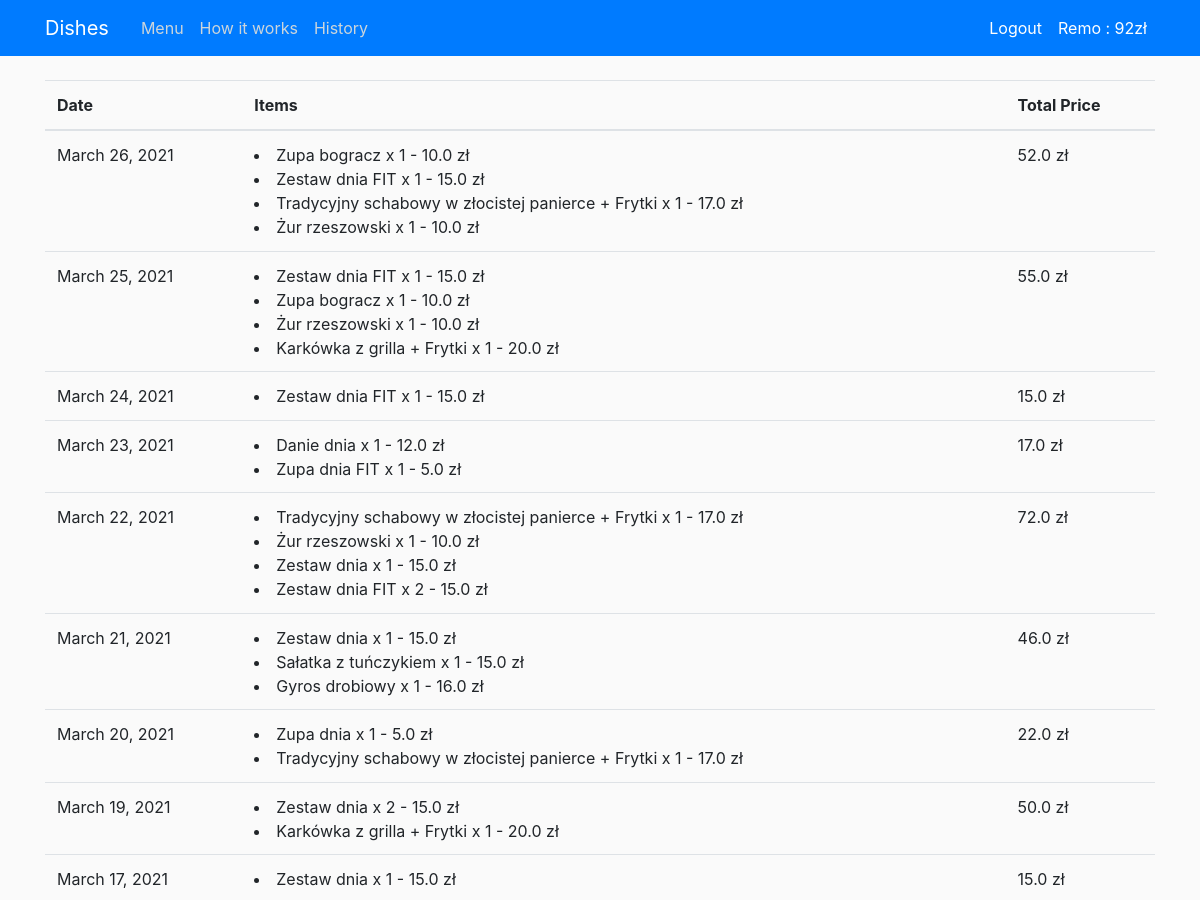
Page /history/ (signed in, upper part) on the earlier database version.
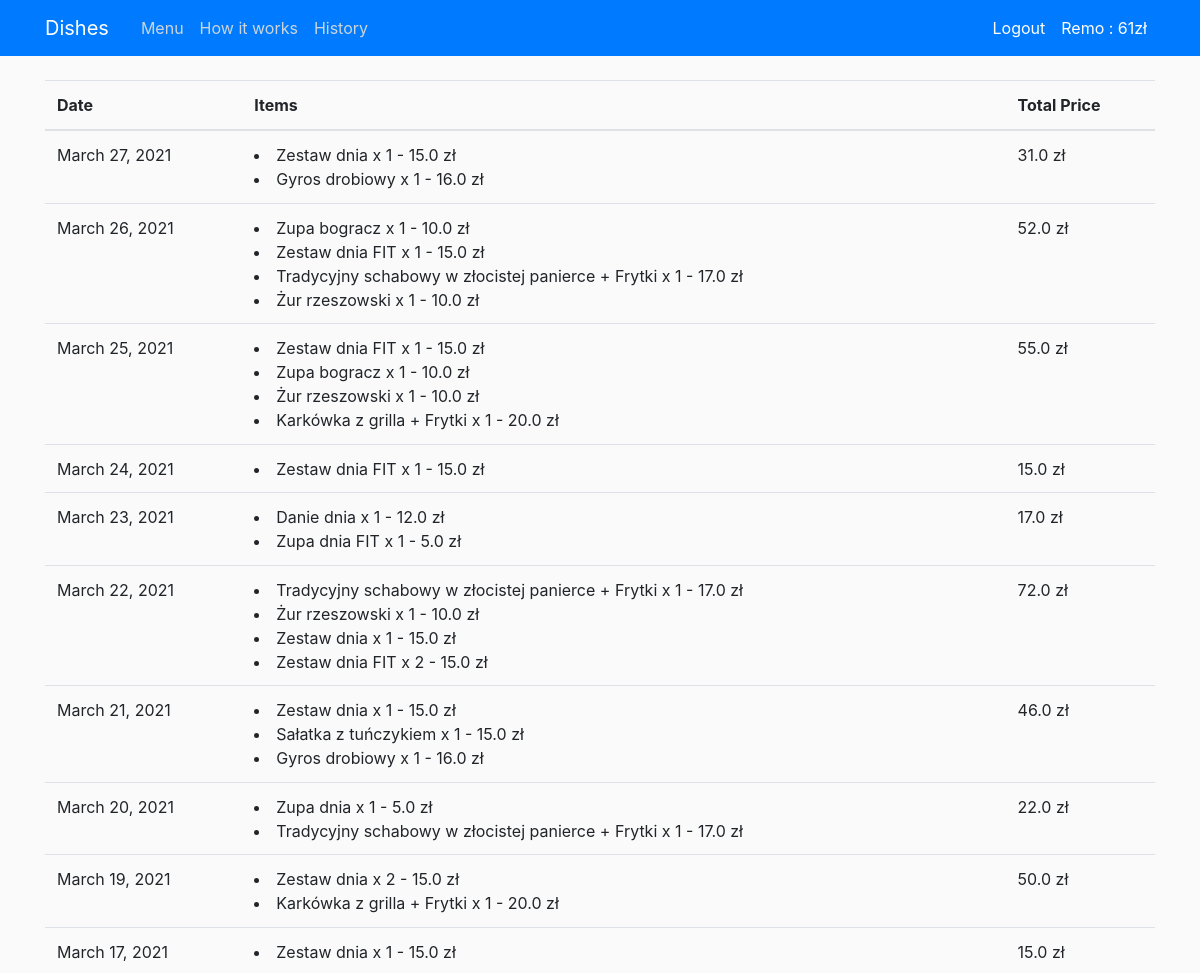
Same page on the later database version.
### users/models.py (models this page shows, shortened)
class Profile(models.Model):
    user = models.OneToOneField(User, on_delete=models.CASCADE)
    money = models.FloatField(default=0)

### shop/views.py (the view)
# urls.py: path('history/',show_history, name='shop-history')
@login_required
def show_history(request):
    dates = Orders.objects.filter(user=request.user).dates('order_date','day')
    orders = Orders.objects.filter(user=request.user)
    history = []
    for d in reversed(dates):
        items = []
        total = 0
        for o in orders:
            if o.order_date.date() == d:
                items.append(f'{o.composition} x {o.quantity} - {o.composition.dish.price + o.composition.addon.price} zł')
                total += (o.composition.dish.price + o.composition.addon.price) * o.quantity
        history.append({'date': d, 'items': items, 'price': total})
    context = {
        'summary': True,
        'money': Profile.objects.get(user=request.user).money,
        'history': history
    }
    return render(request,'shop/history.html',context)

### shop/models.py (called while the page is built)
    def __str__(self):
        return f'{self.name}'

    def __str__(self):
        return f'{self.name}'

    def __str__(self):
        if self.addon.name == 'empty':
            return f'{self.dish}'
        elif self.addon.addon_type == 'pizza':
            return f'{self.dish} - {self.addon}'
        else:
            return f'{self.dish} + {self.addon}'

### shop/templates/shop/history.html
{% extends 'shop/base.html' %}
{% block summary %}
    <div class="container">
       <table class="table">
            <thead>
            <tr>
                <th scope="col">Date</th>
                <th scope="col">Items</th>
                <th scope="col">Total Price</th>
            </tr>
            </thead>
            <tbody>
                {% for h in history %}
                    <tr>
                        <td> {{h.date}}</td>
                        <td>
                            {% for item in h.items %}
                                <li> {{item}} </li>
                            {% endfor %}
                        </td>
                        <td> {{h.price}} zł</td>
                    <tr>
                {% endfor %}
            </tbody>
        </table>
    </div>
{% endblock summary %}

### shop/templates/shop/base.html (shortened to what this page needs)
{% load static %}
{% load django_template_maths %}
<!DOCTYPE html>
<html>
<head>
    <link rel="stylesheet" href="https://stackpath.bootstrapcdn.com/bootstrap/4.5.2/css/bootstrap.min.css">
    <link rel="stylesheet" type="text/css" href="{% static 'shop/main.css' %}">
</head>
<body>
    <header class="site-header">
        <nav class="navbar navbar-expand-md navbar-dark bg-primary fixed-top">
            <div class="container">
                <a class="navbar-brand mr-4">Dishes</a>
                <div class="collapse navbar-collapse" id="navbarToggle">
                    <div class="navbar-nav mr-auto">
                        <a class="nav-item nav-link" href="{% url 'shop-home' %}">Menu</a>
                        <a class="nav-item nav-link" href="{% url 'shop-about' %}">How it works</a>
                        {% if user.is_authenticated %}
                            <a class="nav-item nav-link" href="{% url 'shop-history' %}">History</a>
                        {% endif %}
                    </div>
                     <div class="navbar-nav">
                        {% if user.is_authenticated %}
                            <a class="nav-item nav-link" style="color: #ffffff" href="{% url 'logout' %}">Logout</a>
                            <a class="nav-item nav-link" style="color: #ffffff" href="{% url 'profile' %}">{{ user.username }} : {{money|floatformat}}zł</a>
                        {% else %}
                            <a class="nav-item nav-link" style="color: #ffffff" href="{% url 'login' %}">Login</a>
                            <a class="nav-item nav-link" style="color: #ffffff" href="{% url 'register' %}">Register</a>
                        {% endif %}
                    </div>
                </div>
            </div>
        </nav>
    </header>
   <main role="main" class="container-fluid">
        {% if summary %}
            {% block summary %}
            {% endblock summary %}
        {% endif %}
    </main>
</body>
</html>

Differences in the rows shown:
changed Profile: money "92" → "61"
Other differences:
new list line: "March 27, 2021 Zestaw dnia x 1 - 15.0 zł Gyros drobiowy x 1 - 16.0 zł 31.0 zł"
